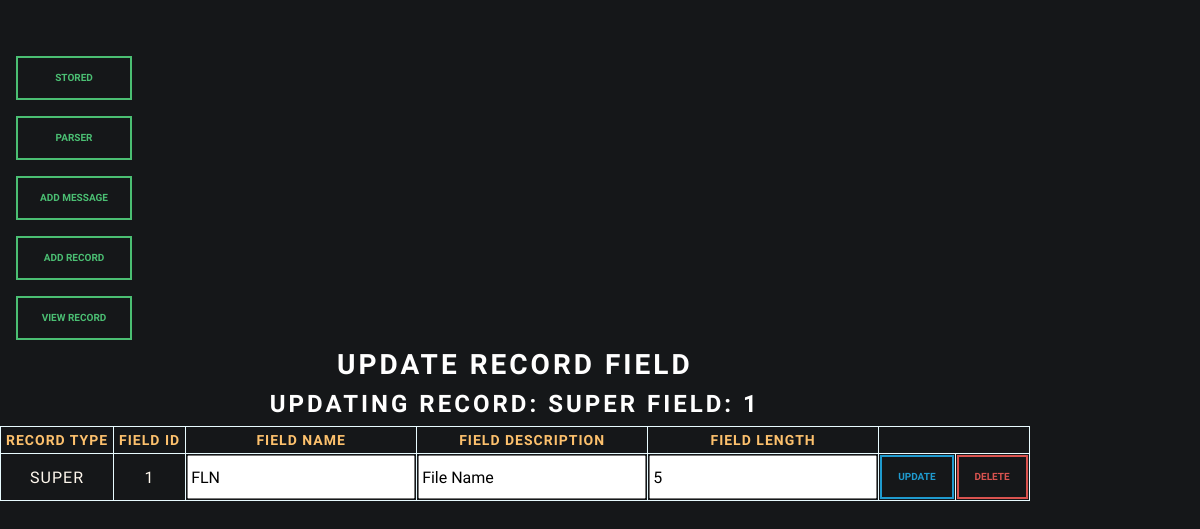
/update_field/SUPER/1, run on the app's committed database.
### app.py (models this page shows, shortened)
class Record(db.Model):
    __tablename__ = "records"
    record_type = db.Column(db.String(5), primary_key=True)
    field_id = db.Column(db.Integer, primary_key=True)
    field_name = db.Column(db.String(25))
    field_description = db.Column(db.String(75))
    field_length = db.Column(db.Integer)
    field_start = db.Column(db.Integer)
    field_end = db.Column(db.Integer)

### app.py (the view)
@app.route('/update_field/<string:record_type>/<int:field_id>')
def record_field_update(record_type, field_id):
    record = Record.query.filter_by(record_type=record_type, field_id=field_id).first()
    return render_template('update_field.html', record=record, record_type=record.record_type, field_id=record.field_id)

### templates/update_field.html (shortened to what this page needs)
<html>
    <head>
        <link rel="stylesheet" href="{{ url_for('static', filename='bootstrap.min.css')}}" />
        <link rel="stylesheet" href="{{ url_for('static', filename='style.css')}}" />
    </head>
    <body>
        <div class="containter text-center">
            <div class="row">
                <div class="col-2 d-flex justify-content-center">
                    <nav class="nav flex-column w-100 ms-auto">
                        {% include 'nav.html' %}
                    </nav>
                </div>
                <div class="col-md-auto">
                    <h2>Update Record Field</h2>
                    <h3>Updating Record: {{record_type}} Field: {{field_id}}</h3>
                    <form action="/update_field/{{record_type}}/{{field_id}}" method="POST">
                        <table>
                            <thead>
                                <th>Record Type</th>
                                <th>Field ID</th>
                                <th>Field Name</th>
                                <th>Field Description</th>
                                <th>Field Length</th>
                            </thead>
                            <tbody>
                                <tr>
                                    <td>{{record.record_type}}</td>
                                    <td>{{record.field_id}}</td>
                                    <td><input type="text" name="fieldName" value="{{record.field_name}}" required></td>
                                    <td><input type="text" name="fieldDesc" value="{{record.field_description}}"></td>
                                    <td><input type="text" name="fieldLength" value="{{record.field_length}}" required></td>
                                    <td><a href="/update_field/{{record.record_type}}/{{field_id}}"><button type="submit" class="btn btn-outline-info btn-sm">Update</button></a></td>
                                    <td><a href="/delete/{{record.record_type}}/{{field_id}}"><button type="button" class="btn btn-outline-danger btn-sm">Delete</button></a></td>
                                </tr>
                        </tbody>
                        </table>
                    </form>
                </div>
            </div>
        </div>
    </body>
</html>

### static/style.css (style rules this page uses)
body { background-color: #151719; }
h2 { color: #FFFFFF; }
h3 { color: #FFFFFF; }
table { border-width: 1px; border-style: solid; border-color: #E8FBFF; border-collapse: collapse; min-width: 800px; width: 100%; }
th { color: #fdc16d; border-width: 1px; border-style: solid; border-color: #E8FBFF; text-align: center; padding: 5px; }
td { color: #FFF8EE; border-width: 1px; border-style: solid; border-color: #E8FBFF; text-align: center; text-wrap: pretty; word-wrap: break-word; max-width: 350px; height: 47px; }
a { color: lightgreen; width: 100%; height: 100%; }
button { height: 100%; width: 100% }
input { width: 100%; height: 100%; }

### data on the page
Record: record_type "SUPER", field_id "1", fieldName "FLN", fieldDesc "File Name", fieldLength "5"

### other printed values
{{ field_id }} "1"
